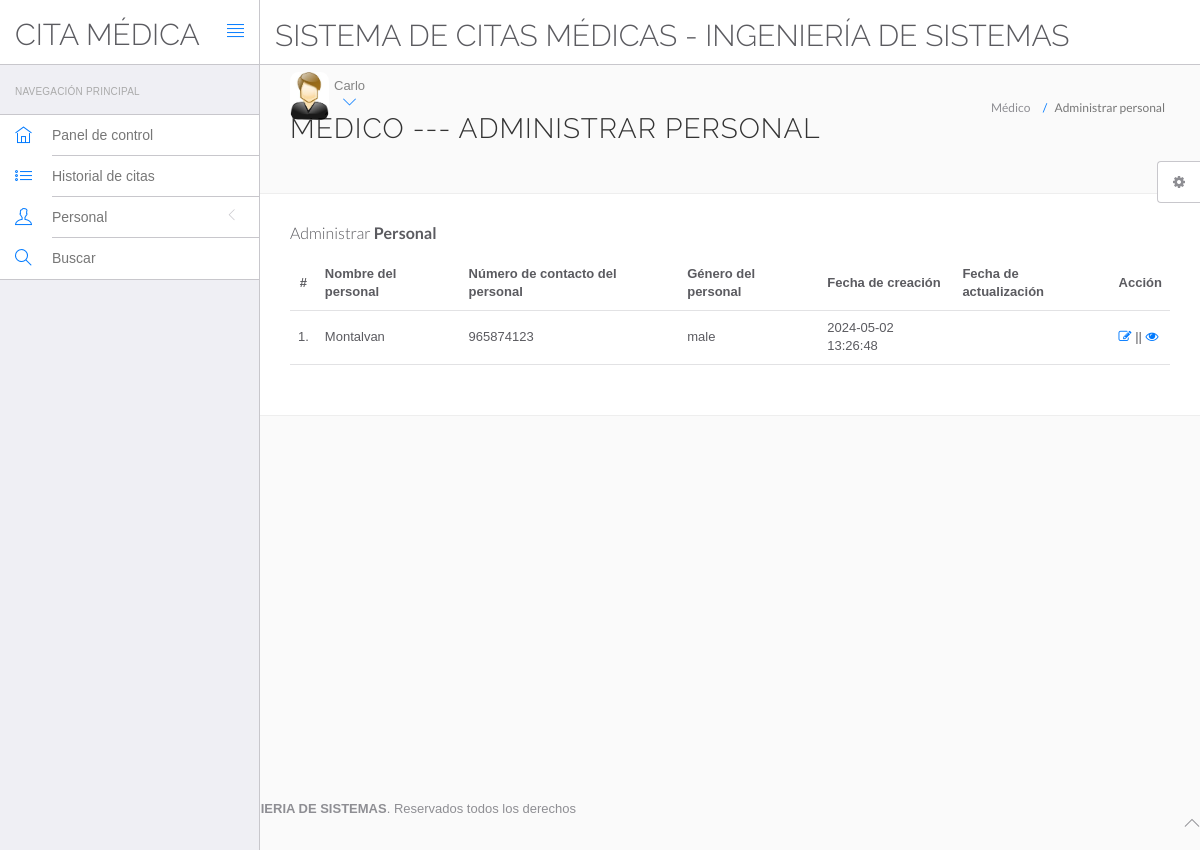
Screenshot of /ppp/doctor/manage-patient.php (signed in) with the database file from the repository.
### tables this page shows
CREATE TABLE `doctors` (
  `id` int(11) NOT NULL,
  `specilization` varchar(255) DEFAULT NULL,
  `doctorName` varchar(255) DEFAULT NULL,
  `address` longtext DEFAULT NULL,
  `docFees` varchar(255) DEFAULT NULL,
  `contactno` bigint(11) DEFAULT NULL,
  `docEmail` varchar(255) DEFAULT NULL,
  `password` varchar(255) DEFAULT NULL,
  `creationDate` timestamp NULL DEFAULT current_timestamp(),
  `updationDate` timestamp NULL DEFAULT NULL ON UPDATE current_timestamp()
);

CREATE TABLE `tblpatient` (
  `ID` int(10) NOT NULL,
  `Docid` int(10) DEFAULT NULL,
  `PatientName` varchar(200) DEFAULT NULL,
  `PatientContno` bigint(10) DEFAULT NULL,
  `PatientEmail` varchar(200) DEFAULT NULL,
  `PatientGender` varchar(50) DEFAULT NULL,
  `PatientAdd` mediumtext DEFAULT NULL,
  `PatientAge` int(10) DEFAULT NULL,
  `PatientMedhis` mediumtext DEFAULT NULL,
  `CreationDate` timestamp NULL DEFAULT current_timestamp(),
  `UpdationDate` timestamp NULL DEFAULT NULL ON UPDATE current_timestamp()
);

### ppp/doctor/manage-patient.php (the view, shortened to what this page needs)
<?php
include('include/config.php');
?>
<!DOCTYPE html>
<html lang="en">
	<head>
		<link rel="stylesheet" href="vendor/bootstrap/css/bootstrap.min.css">
		<link rel="stylesheet" href="vendor/fontawesome/css/font-awesome.min.css">
		<link rel="stylesheet" href="vendor/themify-icons/themify-icons.min.css">
		<link href="vendor/animate.css/animate.min.css" rel="stylesheet" media="screen">
		<link href="vendor/perfect-scrollbar/perfect-scrollbar.min.css" rel="stylesheet" media="screen">
		<link href="vendor/switchery/switchery.min.css" rel="stylesheet" media="screen">
		<link href="vendor/bootstrap-touchspin/jquery.bootstrap-touchspin.min.css" rel="stylesheet" media="screen">
		<link href="vendor/select2/select2.min.css" rel="stylesheet" media="screen">
		<link href="vendor/bootstrap-datepicker/bootstrap-datepicker3.standalone.min.css" rel="stylesheet" media="screen">
		<link href="vendor/bootstrap-timepicker/bootstrap-timepicker.min.css" rel="stylesheet" media="screen">
		<link rel="stylesheet" href="assets/css/styles.css">
		<link rel="stylesheet" href="assets/css/plugins.css">
		<link rel="stylesheet" href="assets/css/themes/theme-1.css" id="skin_color" />
	</head>
	<body>
		<div id="app">
<?php include('include/sidebar.php');?>
<div class="app-content">
<?php include('include/header.php');?>
<div class="main-content" >
<div class="wrap-content container" id="container">
<section id="page-title">
<div class="row">
<div class="col-sm-8">
<h1 class="mainTitle">Médico --- Administrar personal</h1>
</div>
<ol class="breadcrumb">
<li>
<span>Médico</span>
</li>
<li class="active">
<span>Administrar personal</span>
</li>
</ol>
</div>
</section>
<div class="container-fluid container-fullw bg-white">
<div class="row">
<div class="col-md-12">
<h5 class="over-title margin-bottom-15">Administrar <span class="text-bold">Personal</span></h5>
<table class="table table-hover" id="sample-table-1">
<thead>
<tr>
<th class="center">#</th>
<th>Nombre del personal</th>
<th>Número de contacto del personal</th>
<th>Género del personal</th>
<th>Fecha de creación</th>
<th>Fecha de actualización</th>
<th>Acción</th>
</tr>
</thead>
<tbody>
<?php
$docid=$_SESSION['id'];
$sql=mysqli_query($con,"select * from tblpatient where Docid='$docid' ");
$cnt=1;
while($row=mysqli_fetch_array($sql))
{
?>
<tr>
<td class="center"><?php echo $cnt;?>.</td>
<td class="hidden-xs"><?php echo $row['PatientName'];?></td>
<td><?php echo $row['PatientContno'];?></td>
<td><?php echo $row['PatientGender'];?></td>
<td><?php echo $row['CreationDate'];?></td>
<td><?php echo $row['UpdationDate'];?>
</td>
<td>
<a href="edit-patient.php?editid=<?php echo $row['ID'];?>"><i class="fa fa-edit"></i></a> || <a href="view-patient.php?viewid=<?php echo $row['ID'];?>"><i class="fa fa-eye"></i></a>
</td>
</tr>
<?php
$cnt=$cnt+1;
 }?></tbody>
</table>
</div>
</div>
</div>
</div>
</div>
</div>
</div>
	<?php include('include/footer.php');?>
	<?php include('include/setting.php');?>
	</body>
</html>

### ppp/doctor/include/header.php (shortened to what this page needs)
<header class="navbar navbar-default navbar-static-top">
					<div class="navbar-header">
						<a class="navbar-brand" href="#">
							<h2 style="padding-top:10% ">CITA MÉDICA</h2>
						</a>
						<a href="#" class="sidebar-toggler pull-right visible-md visible-lg" data-toggle-class="app-sidebar-closed" data-toggle-target="#app">
							<i class="ti-align-justify"></i>
						</a>
					</div>
					<div class="navbar-collapse collapse">
						<ul class="nav navbar-right">
								<li  style="padding-top:2% ">
								<h2>SISTEMA DE CITAS MÉDICAS - INGENIERÍA DE SISTEMAS</h2>
							</li>
							<li class="dropdown current-user">
								<a href class="dropdown-toggle" data-toggle="dropdown">
									<img src="assets/images/images.jpg" > <span class="username">
									<?php $query=mysqli_query($con,"select doctorName from doctors where id='".$_SESSION['id']."'");
while($row=mysqli_fetch_array($query))
{
	echo $row['doctorName'];
}
									?> <i class="ti-angle-down"></i></i></span>
								</a>
							</li>
						</ul>
					</div>
				</header>

### ppp/doctor/assets/css/themes/theme-1.css (style rules this page uses)
body { background: #FAFAFA; }
header .navbar-header { background: #ffffff !important; border-right-color: #c8c7cc !important; border-bottom-color: #c8c7cc !important; }
header .navbar-header .sidebar-toggler, header .navbar-header .sidebar-mobile-toggler { color: #007aff !important; }
header .navbar-header .navbar-brand { color: #777 !important; }
header .navbar-collapse { background: #ffffff !important; border-bottom-color: #c8c7cc !important; box-shadow: none !important; }
header .navbar-collapse .navbar-right > li > a { color: #777; }
header .navbar-collapse .navbar-right > li > a i { color: #007aff !important; }

### rows the page displays
doctors: doctorName "Carlo"
tblpatient: PatientName "Montalvan", PatientContno "965874123", PatientGender "male", CreationDate "2024-05-02 13:26:48"
